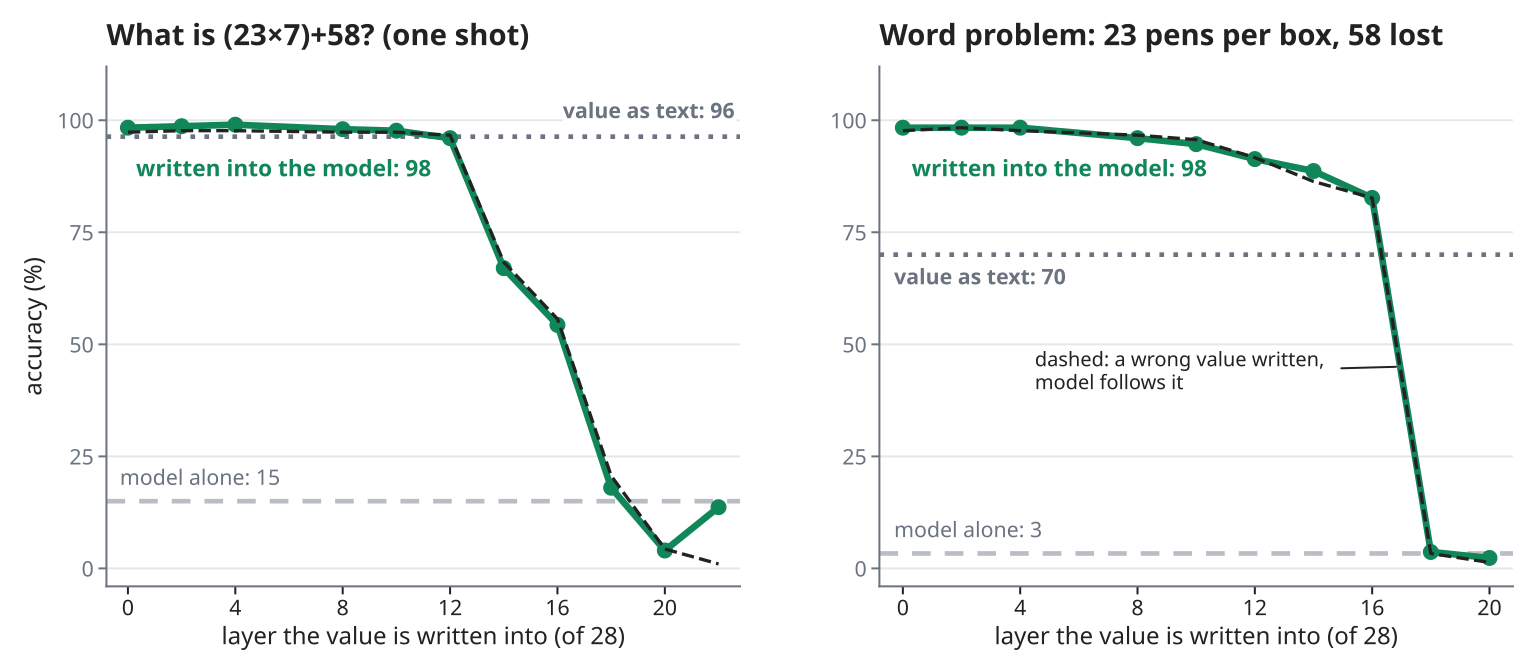

Write Python code to recreate this figure.
"""Review re-render of 'The model treats the written value as its own' (orig: weight-space-micromachines/figures/blog/
make_figs2.py: latent_inw -> figs/15_latent_inweights.png). Same data, read from
latent_write/results/{muladd,lost}_mid_Qwen3-0.6B-Base.json.
Changes: 1600x700, one title per panel, direct labels instead of a legend row + red caption, orange tool line -> dark
dotted (palette), 'average value written' control dropped (flat ~0 everywhere; mention in text if needed)."""
import json, os
from blogstyle import *
R = os.path.join(HERE, '..', '..', '..', 'latent_write', 'results')
panels = [('muladd_mid', 'What is (23×7)+58?  (one shot)'), ('lost_mid', 'Word problem: 23 pens per box, 58 lost')]
fig, axs = plt.subplots(1, 2, figsize=SIZE)
for p, (ax, (k, name)) in enumerate(zip(axs, panels)):
    d = json.load(open(f'{R}/{k}_Qwen3-0.6B-Base.json'))
    Ls = sorted(int(x[1:].split('_')[0]) for x in d if x.startswith('L') and x.endswith('_comp_true'))
    acc = [100 * d[f'L{l}_comp_true']['acc'] for l in Ls]
    fol = [100 * d[f'L{l}_comp_corr']['follow'] for l in Ls]
    base = 100 * d['plain']['acc']; tl = 100 * d['text_tool_line']['acc']
    ax.axhline(base, color=GREY, ls=(0, (4, 3)), lw=3.5, zorder=1)
    ax.axhline(tl, color=INK2, ls=(0, (1, 2)), lw=3.5, zorder=1)
    ax.plot(Ls, acc, '-o', color=GREEN, lw=5, ms=11, zorder=3)
    ax.plot(Ls, fol, '--', color=INK, lw=2.5, zorder=4)
    style(ax, name, 'accuracy (%)' if p == 0 else '', (-4, 112))
    ax.set_xlim(-0.8, Ls[-1] + 0.8); ax.set_xticks([0, 4, 8, 12, 16, 20]); ax.set_yticks([0, 25, 50, 75, 100])
    ax.set_xlabel('layer the value is written into (of 28)')
    bb = dict(fc='white', ec='none', pad=1.5)
    ax.text(Ls[0] - 0.3, base + 2.5, f'model alone: {base:.0f}', ha='left', va='bottom', fontsize=VAL, color=INK2, bbox=bb)
    if p == 0:
        ax.text(Ls[-1] + 0.6, tl + 3, f'value as text: {tl:.0f}', ha='right', va='bottom', fontsize=VAL, color=INK2,
                fontweight='bold', bbox=bb)
    else:
        ax.text(Ls[0] - 0.3, tl - 3, f'value as text: {tl:.0f}', ha='left', va='top', fontsize=VAL, color=INK2,
                fontweight='bold', bbox=bb)
    ax.text(Ls[0] + 0.3, acc[0] - 7, f'written into the model: {acc[0]:.0f}', ha='left', va='top', fontsize=VAL + 1,
            color=GREEN, fontweight='bold', bbox=dict(fc='white', ec='none', pad=1))
    print(k, 'base', round(base, 1), 'tool', round(tl, 1), 'acc', [round(a) for a in acc], 'follow', [round(f) for f in fol])
axs[1].annotate('dashed: a wrong value written,\nmodel follows it', xy=(16.9, 45), xytext=(4.5, 40), fontsize=15,
                color=INK, arrowprops=dict(arrowstyle='-', color=INK, lw=1.5))
save(fig, 'latent_write')
